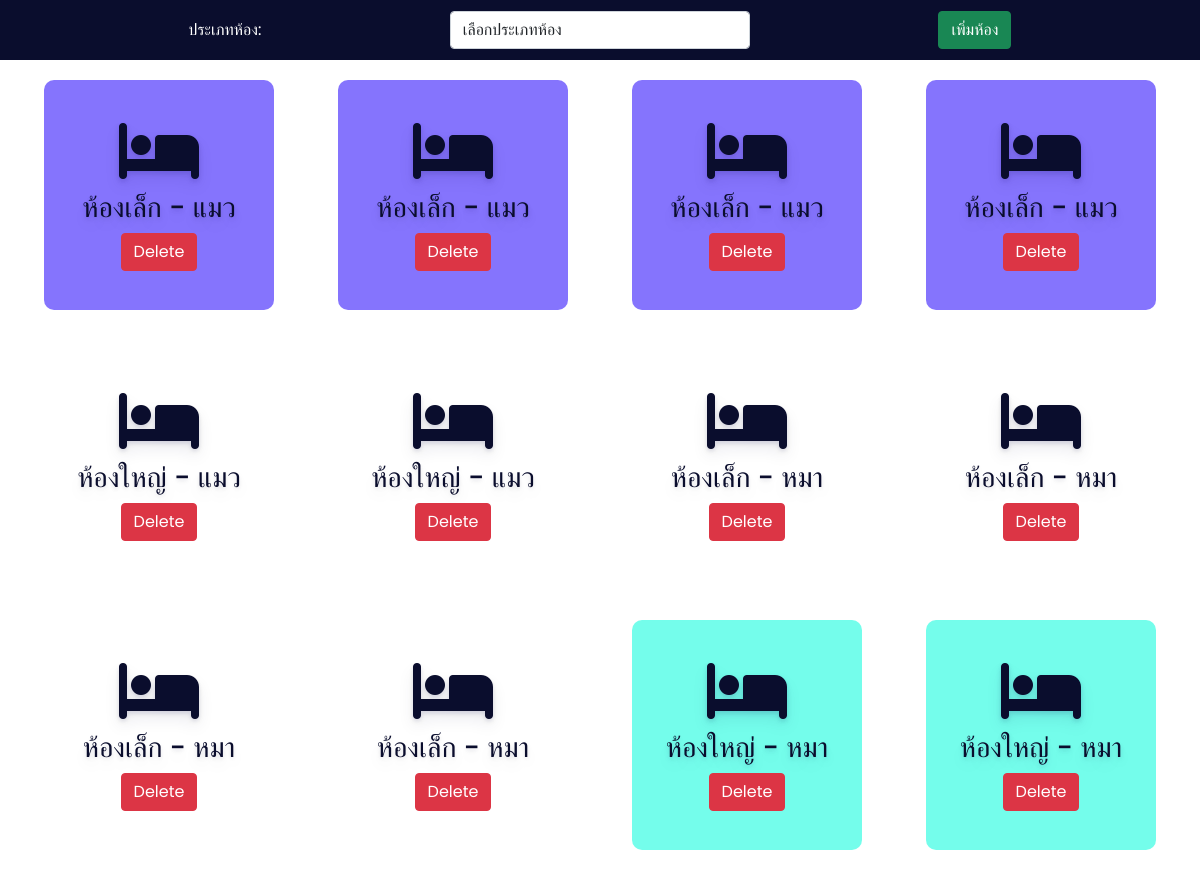
/admin/room.php, run on the app's committed database.
### tables this page shows
CREATE TABLE `room` (
  `id` int(30) NOT NULL AUTO_INCREMENT,
  `type` varchar(50) NOT NULL,
  PRIMARY KEY (`id`)
);

### admin/room.php (the view, shortened to what this page needs)
<?php
include '../config.php';
?>
<!DOCTYPE html>
<html lang="th">
<head>
    <link rel="stylesheet" href="https://cdnjs.cloudflare.com/ajax/libs/font-awesome/6.2.0/css/all.min.css" />
    <link href="https://cdn.jsdelivr.net/npm/bootstrap@5.0.2/dist/css/bootstrap.min.css" rel="stylesheet">
    <link rel="stylesheet" href="css/room.css">
</head>
<body>
    <div class="addroomsection">
        <form action="" method="POST">
            <label for="troom">ประเภทห้อง:</label>
            <select name="troom" class="form-control">
                <option value selected>เลือกประเภทห้อง</option>
            </select>
            <button type="submit" class="btn btn-success" name="addroom">เพิ่มห้อง</button>
        </form>
    </div>
    <div class="room">
        <?php
        $sql = "select * from room";
        $re = mysqli_query($conn, $sql)
        ?>
        <?php
        while ($row = mysqli_fetch_array($re)) {
            $id = $row['type'];
            if ($id == "ห้องเล็ก - แมว") {
                echo "<div class='roombox roomboxsuperior'>
						<div class='text-center no-boder'>
                            <i class='fa-solid fa-bed fa-4x mb-2'></i>
							<h3>" . $row['type'] . "</h3>
                            <a href='roomdelete.php?id=". $row['id'] ."'><button class='btn btn-danger'>Delete</button></a>
						</div>
                    </div>";
            } else if ($id == "ห้องใหญ่ - แมว") {
                echo "<div class='roombox roomboxdeluxe'>
                        <div class='text-center no-boder'>
                        <i class='fa-solid fa-bed fa-4x mb-2'></i>
                        <h3>" . $row['type'] . "</h3>
                        <a href='roomdelete.php?id=". $row['id'] ."'><button class='btn btn-danger'>Delete</button></a>
                    </div>
                    </div>";
            } else if ($id == "ห้องเล็ก - หมา") {
                echo "<div class='roombox roomboxguest'>
                <div class='text-center no-boder'>
                <i class='fa-solid fa-bed fa-4x mb-2'></i>
							<h3>" . $row['type'] . "</h3>
                            <a href='roomdelete.php?id=". $row['id'] ."'><button class='btn btn-danger'>Delete</button></a>
					</div>
            </div>";
            } else if ($id == "ห้องใหญ่ - หมา") {
                echo "<div class='roombox roomboxsingle'>
                        <div class='text-center no-boder'>
                        <i class='fa-solid fa-bed fa-4x mb-2'></i>
                        <h3>" . $row['type'] . "</h3>
                        <a href='roomdelete.php?id=". $row['id'] ."'><button class='btn btn-danger'>Delete</button></a>
                    </div>
                    </div>";
            }
        }
        ?>
    </div>
</body>
</html>

### admin/css/room.css (style rules this page uses)
:root { --bg-text-shadow: 0 2px 4px rgb(13 0 77 / 8%), 0 3px 6px rgb(13 0 77 / 8%), 0 8px 16px rgb(13 0 77 / 8%); --bg-box-shadow: 0px 0px 20px 6px rgba(8, 8, 15, 0.31); }
* { margin: 0; padding: 0; font-family: 'Poppins', sans-serif; }
.addroomsection { height: 60px; width: 100%; background-color: #0a0d2d; position:fixed; z-index: 100; }
.addroomsection form { height: 100%; display: flex; justify-content: space-evenly; align-items: center; }
.addroomsection form label { color: white; }
.addroomsection form select { width: 300px; }
.room { display: flex; position: relative; top: 60px; height: 85vh; overflow-y: scroll; justify-content: space-evenly; flex-wrap: wrap; }
.roombox { height: 230px; width: 230px; margin: 20px; display: flex; flex-direction: column; justify-content: center; color: #0a0d2d; text-shadow: var(--bg-text-shadow); border-radius: 10px; }
.roomboxsuperior { background-color:#2407fc8e; }
.roomboxsingle { background-color:#07fcdb8e; }

### admin/room.php (style rules this page uses)
body { font-family: 'Sarabun', sans-serif; }

### data on the page
room: type "ห้องเล็ก - แมว"
room: type "ห้องเล็ก - แมว"
room: type "ห้องเล็ก - แมว"
room: type "ห้องเล็ก - แมว"
room: type "ห้องใหญ่ - แมว"
room: type "ห้องใหญ่ - แมว"
room: type "ห้องเล็ก - หมา"
room: type "ห้องเล็ก - หมา"
room: type "ห้องเล็ก - หมา"
room: type "ห้องเล็ก - หมา"
room: type "ห้องใหญ่ - หมา"
room: type "ห้องใหญ่ - หมา"
